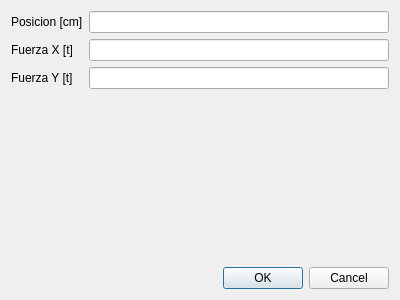
<?xml version="1.0" encoding="UTF-8"?>
<ui version="4.0">
 <class>DlgCargaPuntual</class>
 <widget class="QDialog" name="DlgCargaPuntual">
  <property name="geometry">
   <rect>
    <x>0</x>
    <y>0</y>
    <width>400</width>
    <height>300</height>
   </rect>
  </property>
  <property name="windowTitle">
   <string>Carga Puntual</string>
  </property>
  <layout class="QVBoxLayout" name="verticalLayout">
   <item>
    <layout class="QFormLayout" name="formLayout">
     <item row="0" column="0">
      <widget class="QLabel" name="label">
       <property name="text">
        <string>Posicion [cm]</string>
       </property>
      </widget>
     </item>
     <item row="0" column="1">
      <widget class="QLineEdit" name="txtPosicion"/>
     </item>
     <item row="1" column="0">
      <widget class="QLabel" name="label_2">
       <property name="text">
        <string>Fuerza X [t]</string>
       </property>
      </widget>
     </item>
     <item row="1" column="1">
      <widget class="QLineEdit" name="txtFuerzaX"/>
     </item>
     <item row="2" column="0">
      <widget class="QLabel" name="label_3">
       <property name="text">
        <string>Fuerza Y [t]</string>
       </property>
      </widget>
     </item>
     <item row="2" column="1">
      <widget class="QLineEdit" name="txtFuerzaY"/>
     </item>
    </layout>
   </item>
   <item>
    <widget class="QDialogButtonBox" name="buttonBox">
     <property name="orientation">
      <enum>Qt::Horizontal</enum>
     </property>
     <property name="standardButtons">
      <set>QDialogButtonBox::Cancel|QDialogButtonBox::Ok</set>
     </property>
    </widget>
   </item>
  </layout>
 </widget>
 <resources/>
 <connections>
  <connection>
   <sender>buttonBox</sender>
   <signal>accepted()</signal>
   <receiver>DlgCargaPuntual</receiver>
   <slot>accept()</slot>
   <hints>
    <hint type="sourcelabel">
     <x>248</x>
     <y>254</y>
    </hint>
    <hint type="destinationlabel">
     <x>157</x>
     <y>274</y>
    </hint>
   </hints>
  </connection>
  <connection>
   <sender>buttonBox</sender>
   <signal>rejected()</signal>
   <receiver>DlgCargaPuntual</receiver>
   <slot>reject()</slot>
   <hints>
    <hint type="sourcelabel">
     <x>316</x>
     <y>260</y>
    </hint>
    <hint type="destinationlabel">
     <x>286</x>
     <y>274</y>
    </hint>
   </hints>
  </connection>
 </connections>
</ui>
